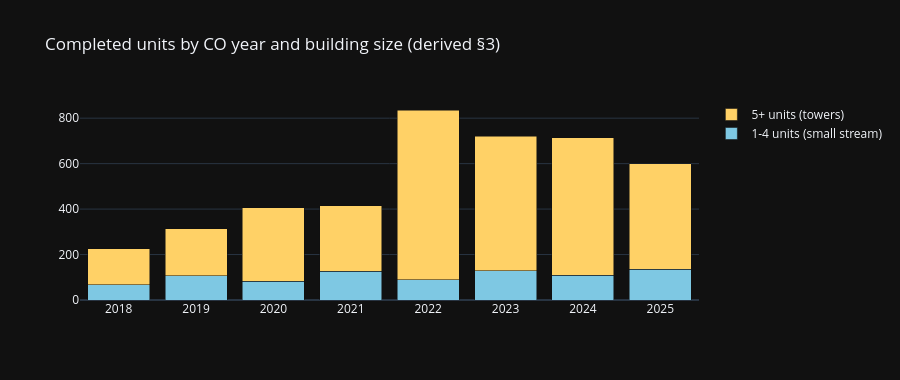

Notebook code for this chart:
### Code cell
import plotly.graph_objects as go
fig = go.Figure()
fig.add_bar(x=yearly.index, y=yearly[False], name='1-4 units (small stream)', marker_color='#7ec8e3')
fig.add_bar(x=yearly.index, y=yearly[True], name='5+ units (towers)', marker_color='#ffd166')
fig.update_layout(barmode='stack', title='Completed units by CO year and building size (derived §3)',
                  template='plotly_dark', height=380)
fig.show()

### Figure 1 — Plotly figure (JSON) as saved in the notebook; plotly's stock layout.template omitted (floating-point values rounded to 4 significant figures)
{"data": [{"marker": {"color": "#7ec8e3"}, "name": "1-4 units (small stream)", "type": "bar", "x": [2018, 2019, 2020, 2021, 2022, 2023, 2024, 2025], "y": [67, 107, 83, 126, 90, 129, 110, 135]}, {"marker": {"color": "#ffd166"}, "name": "5+ units (towers)", "type": "bar", "x": [2018, 2019, 2020, 2021, 2022, 2023, 2024, 2025], "y": [158, 206, 322, 289, 746, 591, 605, 465]}], "layout": {"barmode": "stack", "height": 380, "title": {"text": "Completed units by CO year and building size (derived §3)"}}}
